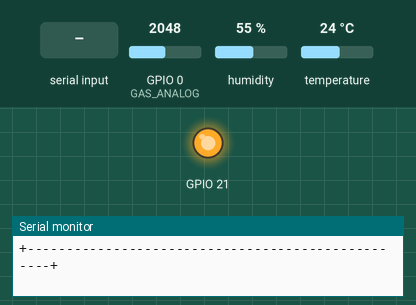
A sketch run on a simulated ESP32-C6. On the bench: output pins drawn as LEDs (lit = HIGH), the last lines printed to the serial monitor. Inputs (shaded band) come from the test bench; at power-on: GPIO 0 (GAS_ANALOG) = 2048, humidity 55 %, temperature 24 °C. WiFi joins after 1.5 s; servers stay silent unless stated.

Above: at 3.7 s.
3.8 s: "L" received over Serial
At 4.1 s:
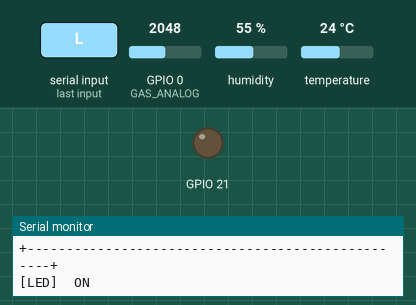
14.0 s: "l" received over Serial
At 14.3 s:
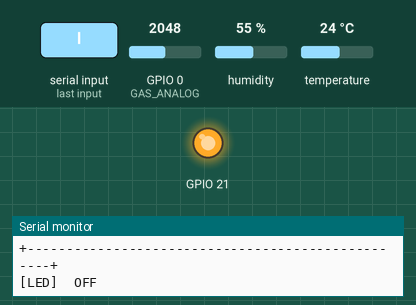
Timing chart, 0 to 17.0 s (numbered marks = the images above; inputs shaded):
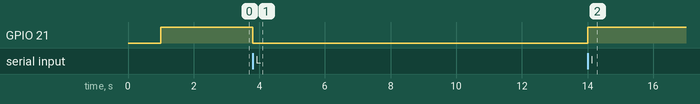

Measured:
- after the input at 3.8 s, GPIO 21: HIGH → LOW at once
- after the input at 14.0 s, GPIO 21: LOW → HIGH at once

The sketch:

AQM_With_LED.ino
```cpp
#include <WiFi.h>
#include <WiFiMulti.h>
#include <WiFiServer.h>
#include <WiFiClient.h>
#include <DHT.h>

WiFiMulti  wifiMulti;
WiFiServer tcpServer(5555);
WiFiClient tcpClient;

// ===============================
// WIFI NETWORKS
// ===============================
struct WiFiNetwork { const char* ssid; const char* password; };

static const WiFiNetwork WIFI_NETWORKS[] = {
  { "Tazwar's HONOR X9b 5G",  "b3qivk5g_z37utr76"    },
  { "Error404",        "12345670"  },
  { "TP-Link_729E",     "27278178" },
  { "Seyam",        "b3qivk5g_z37utr76"     },
};
static const uint8_t WIFI_NETWORK_COUNT = sizeof(WIFI_NETWORKS) / sizeof(WIFI_NETWORKS[0]);

// ===============================
// INTERVALS (ms)
// ===============================
#define INTERVAL_GAS          200
#define INTERVAL_DHT         2000
#define INTERVAL_SERIAL      1000
#define INTERVAL_WIFI_CHECK 30000
#define WIFI_CONNECT_TIMEOUT_MS 15000

// ===============================
// GAS SENSOR
// ===============================
#define GAS_ANALOG  0
#define GAS_DIGITAL 3

// ===============================
// DHT11
// ===============================
#define DHTPIN  D2
#define DHTTYPE DHT11
DHT dht(DHTPIN, DHTTYPE);

// ===============================
// LED (Active-Low on D6)
// +leg → 5V, -leg → D6
// D6 LOW  = LED ON  (voltage difference)
// D6 HIGH = LED OFF (no voltage difference)
// ===============================
#define LED_PIN   D6
static bool ledState = false;   // false = OFF (D6 HIGH), true = ON (D6 LOW)

static void setLED(bool on) {
  ledState = on;
  digitalWrite(LED_PIN, on ? LOW : HIGH);  // Active-low
}

static void toggleLED() {
  setLED(!ledState);
  Serial.printf("[LED]  %s\n", ledState ? "ON" : "OFF");
}

// ===============================
// TIMERS
// ===============================
static uint32_t tGas       = 0;
static uint32_t tDHT       = 0;
static uint32_t tSerial    = 0;
static uint32_t tWifiCheck = 0;

// ===============================
// CACHED VALUES
// ===============================
static int   gasRaw  = 0;
static float gasO2   = 20.9f, gasCO  = 0.0f,
             gasH2S  = 0.0f,  gasLEL = 0.0f;
static float dhtTempC = 0.0f, dhtTempF = 0.0f, dhtHum = 0.0f;
static bool  dhtOk        = false;
static bool  serverStarted = false;
static uint32_t tcpTxCount = 0;

// ===============================
// WIFI
// ===============================
static void wifiInit() {
  WiFi.mode(WIFI_STA);
  WiFi.setAutoReconnect(true);
  Serial.println("[WiFi] Registering networks:");
  for (uint8_t i = 0; i < WIFI_NETWORK_COUNT; i++) {
    wifiMulti.addAP(WIFI_NETWORKS[i].ssid, WIFI_NETWORKS[i].password);
    Serial.printf("       [%d] %s\n", i + 1, WIFI_NETWORKS[i].ssid);
  }
}

static bool wifiConnect() {
  Serial.print("[WiFi] Connecting");
  uint32_t start = millis();
  while (millis() - start < WIFI_CONNECT_TIMEOUT_MS) {
    if (wifiMulti.run() == WL_CONNECTED) {
      Serial.println(" OK");
      Serial.printf("[WiFi] SSID : %s\n",     WiFi.SSID().c_str());
      Serial.printf("[WiFi] IP   : %s\n",     WiFi.localIP().toString().c_str());
      Serial.printf("[WiFi] RSSI : %d dBm\n", WiFi.RSSI());
      return true;
    }
    Serial.print(".");
    delay(300);
  }
  Serial.println(" FAILED");
  return false;
}

// ===============================
// TCP SERVER START
// ===============================
static void startTCPServer() {
  tcpServer.begin();
  tcpServer.setNoDelay(true);
  serverStarted = true;
  Serial.printf("[TCP]  Listening on %s:5555\n",
    WiFi.localIP().toString().c_str());
}

// ===============================
// SENSOR TASKS
// ===============================
static void taskGas() {
  gasRaw  = analogRead(GAS_ANALOG);
  float m = constrain((float)gasRaw / 4095.0f, 0.0f, 1.0f);
  gasO2   = 20.9f - (m * 0.4f);
  gasCO   = m * 4.5f;
  gasH2S  = m * 0.012f;
  gasLEL  = m * 1.2f;
}

static void taskDHT() {
  dhtHum   = dht.readHumidity();
  dhtTempC = dht.readTemperature();
  dhtTempF = dht.readTemperature(true);
  dhtOk    = (!isnan(dhtHum) && !isnan(dhtTempC));
}

// ===============================
// JSON BUILDER
// ===============================
static void buildJSON(char* buf, size_t len) {
  snprintf(buf, len,
    "{"
      "\"uptime\":%lu,"
      "\"gas\":{"
        "\"raw\":%d,"
        "\"o2\":%.2f,"
        "\"co\":%.3f,"
        "\"h2s\":%.4f,"
        "\"lel\":%.3f"
      "},"
      "\"dht\":{"
        "\"ok\":%s,"
        "\"temp_c\":%.1f,"
        "\"temp_f\":%.1f,"
        "\"humidity\":%.1f"
      "},"
      "\"wifi\":{"
        "\"ssid\":\"%s\","
        "\"ip\":\"%s\","
        "\"rssi\":%d"
      "},"
      "\"led\":%s"
    "}\n",
    (unsigned long)(millis() / 1000),
    gasRaw, gasO2, gasCO, gasH2S, gasLEL,
    dhtOk ? "true" : "false",
    dhtOk ? dhtTempC : 0.0f,
    dhtOk ? dhtTempF : 0.0f,
    dhtOk ? dhtHum    : 0.0f,
    WiFi.SSID().c_str(),
    WiFi.localIP().toString().c_str(),
    WiFi.RSSI(),
    ledState ? "true" : "false"   // LED state included in JSON stream
  );
}

// ===============================
// TCP TASK
// ===============================
static void taskTCP() {
  if (!serverStarted) return;

  // Clean up dead client
  if (tcpClient && !tcpClient.connected()) {
    Serial.println("[TCP]  Client disconnected");
    tcpClient.stop();
  }

  // Accept new client
  if (!tcpClient || !tcpClient.connected()) {
    WiFiClient newClient = tcpServer.available();
    if (newClient) {
      tcpClient  = newClient;
      tcpTxCount = 0;
      Serial.printf("[TCP]  Client connected: %s\n",
        tcpClient.remoteIP().toString().c_str());
    }
  }

  // Read incoming commands from client ('L'/'l' = toggle LED)
  if (tcpClient && tcpClient.connected()) {
    while (tcpClient.available()) {
      char c = tcpClient.read();
      if (c == 'L' || c == 'l') toggleLED();
    }
  }

  // Send JSON
  if (tcpClient && tcpClient.connected()) {
    char json[512];
    buildJSON(json, sizeof(json));
    size_t written = tcpClient.print(json);
    if (written > 0) {
      tcpTxCount++;
    } else {
      Serial.println("[TCP]  Write failed — dropping client");
      tcpClient.stop();
    }
  }
}

// ===============================
// SERIAL — check for 'L' toggle
// ===============================
static void taskSerial() {
  while (Serial.available()) {
    char c = Serial.read();
    if (c == 'L' || c == 'l') toggleLED();
  }
}

// ===============================
// SERIAL DASHBOARD
// ===============================
static void printSerial() {
  uint32_t s     = millis() / 1000;
  const char* dhtSt = dhtOk
    ? (dhtTempC > 30 ? "HOT" : dhtTempC < 18 ? "COLD" : "OK")
    : "ERR";
  const char* tcpSt = (tcpClient && tcpClient.connected())
    ? tcpClient.remoteIP().toString().c_str()
    : "none";

  Serial.println("+--------------------------------------------------+");
  Serial.printf( "| Uptime  : %02lu:%02lu:%02lu                               |\n",
    s/3600, (s%3600)/60, s%60);
  Serial.println("+--------------------------------------------------+");
  Serial.printf( "| GAS Raw : %-4d / 4095                            |\n", gasRaw);
  Serial.printf( "| O2      : %5.1f %%                                |\n", gasO2);
  Serial.printf( "| CO      : %7.3f ppm                             |\n", gasCO);
  Serial.printf( "| H2S     : %8.4f ppm                            |\n", gasH2S);
  Serial.printf( "| LEL     : %6.3f %%                               |\n", gasLEL);
  Serial.println("+--------------------------------------------------+");
  Serial.printf( "| Temp    : %5.1f C  /  %5.1f F   [%-4s]          |\n",
    dhtTempC, dhtTempF, dhtSt);
  Serial.printf( "| Humidity: %5.1f %%                                |\n", dhtHum);
  Serial.println("+--------------------------------------------------+");
  Serial.printf( "| SSID    : %-34s |\n", WiFi.SSID().c_str());
  Serial.printf( "| IP      : %-34s |\n", WiFi.localIP().toString().c_str());
  Serial.printf( "| RSSI    : %-4d dBm                               |\n", WiFi.RSSI());
  Serial.println("+--------------------------------------------------+");
  Serial.printf( "| TCP     : %-5s  port=5555  tx=%-6lu             |\n",
    serverStarted ? "UP" : "DOWN", tcpTxCount);
  Serial.printf( "| Client  : %-34s |\n", tcpSt);
  Serial.println("+--------------------------------------------------+");
  Serial.printf( "| LED     : D6 = %-3s  [Send 'L' to toggle]        |\n",
    ledState ? "ON " : "OFF");
  Serial.println("+--------------------------------------------------+\n");
}

// ===============================
// SETUP
// ===============================
void setup() {
  Serial.begin(115200);
  delay(1000);
  Serial.println("\n========== ESP32-C6 BOOT ==========");

  // LED pin — start OFF (D6 HIGH = no voltage diff = LED OFF)
  pinMode(LED_PIN, OUTPUT);
  setLED(false);
  Serial.println("[LED]  D6 ready (active-low, OFF)");

  // Sensors
  dht.begin();
  Serial.println("[DHT]  DHT11 ready");
  pinMode(GAS_ANALOG,  INPUT);
  pinMode(GAS_DIGITAL, INPUT);
  taskDHT();
  taskGas();

  // WiFi → TCP
  wifiInit();
  if (wifiConnect()) {
    startTCPServer();
  } else {
    Serial.println("[TCP]  Skipped — no WiFi");
  }

  Serial.println("====================================");
  Serial.println("Send 'L' in Serial Monitor to toggle LED");
  Serial.println("====================================\n");

  uint32_t now = millis();
  tGas       = now;
  tDHT       = now + 10;
  tSerial    = now;
  tWifiCheck = now;
}

// ===============================
// LOOP
// ===============================
void loop() {
  uint32_t now = millis();

  taskSerial();               // Check for 'L' keypress — runs every loop

  if (now - tGas >= INTERVAL_GAS) {
    tGas = now;
    taskGas();
    taskTCP();
  }

  if (now - tDHT >= INTERVAL_DHT) {
    tDHT = now;
    taskDHT();
  }

  if (now - tSerial >= INTERVAL_SERIAL) {
    tSerial = now;
    printSerial();
  }

  if (now - tWifiCheck >= INTERVAL_WIFI_CHECK) {
    tWifiCheck = now;
    if (WiFi.status() != WL_CONNECTED) {
      Serial.println("[WiFi] Lost — reconnecting...");
      tcpClient.stop();
      serverStarted = false;
      if (wifiConnect()) startTCPServer();
    }
  }
}
```
